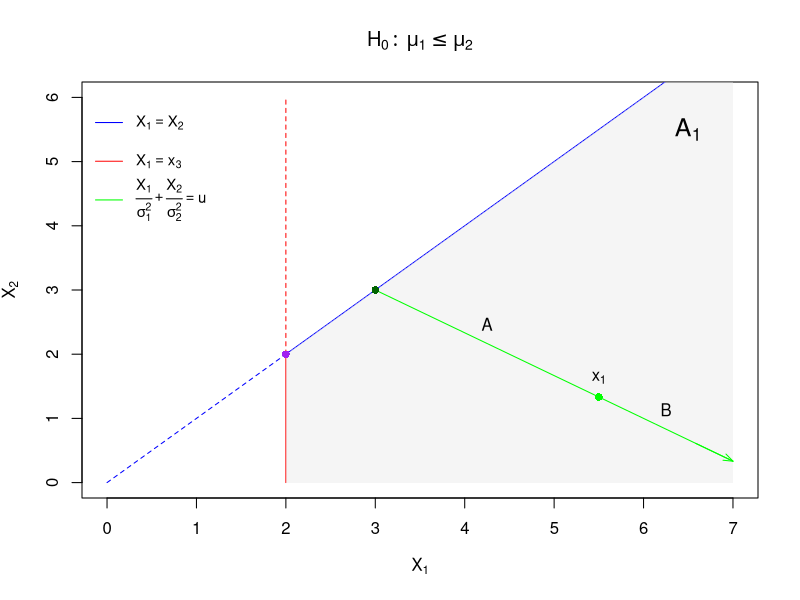

Write the R code that produced this figure.
png(file.path(here::here(), "Figures", "line_segments_12.png"),
    width = 2000, height = 1250, res = 300)

# Define parameters
x3 <- 2      # Vertical line at X_3
S1 <- 6      # Coefficient for X_1 in the slope line equation
S2 <- 4      # Coefficient for X_2 in the slope line equation
u <- 5       # Constant for the slope line equation

# Calculate intersection points
x_intersect_green <- S1 * u / (S1 + S2)  # Intersection of green line with X_1 = X_2
x_intersect_x3 <- x3                     # Intersection of X_1 = X_2 with X_3

# Ensure the green line intersects after the vertical X_3 line
if (x_intersect_green <= x3) {
  stop("Adjust u or coefficients to ensure green line intersects to the right of x3.")
}

# Set up the plot range
xlim <- c(0, 7)
ylim <- c(0, 6)

# Create the plot
plot(
  1, type = "n", xlim = xlim, ylim = ylim,
  xlab = expression(X[1]), ylab = expression(X[2]),
  main = expression(H[0]: ~ mu[1] <= mu[2])
)

# Draw X_1 = X_2 line
segments(0, 0, x_intersect_x3, x_intersect_x3, col = "blue", lty = 2)  # Dashed before X_3
segments(x_intersect_x3, x_intersect_x3, xlim[2], xlim[2], col = "blue", lty = 1)  # Solid after X_3

# Draw vertical line X_3
segments(x3, 0, x3, x_intersect_x3, col = "red", lty = 1)   # Solid before X_1 = X_2
segments(x3, x_intersect_x3, x3, ylim[2], col = "red", lty = 2)   # Dashed after X_1 = X_2

# Shade the area between the red and blue lines
x_shade <- seq(x3, xlim[2], length.out = 100)
y_shade <- pmax(x_shade, x3)
polygon(
  c(x_shade, rev(x_shade)),
  c(rep(0, length(x_shade)), rev(y_shade)),
  col = rgb(0.9, 0.9, 0.9, 0.4),
  border = NA
)

# Draw the sloped line: X_1/S1 + X_2/S2 = u
curve(
  u - (x / S1) * S2,
  from = x_intersect_green, to = xlim[2],
  add = TRUE, col = "green", lty = 1
)

# Endpoint where x = xlim[2]
arrow_x_end <- xlim[2]
arrow_y_end <- u - (arrow_x_end / S1) * S2

# Slope of green line
slope <- -S2 / S1

# Direction vector (dx, dy) = (1, slope)
# Scale it so the arrow segment is a manageable length (e.g., 0.5 units)
dir_x <- 1
dir_y <- slope
mag <- sqrt(dir_x^2 + dir_y^2)
arrow_length <- 0.5
scale <- arrow_length / mag

# Draw the arrow in the direction of the line
arrows(
  x0 = arrow_x_end - scale * dir_x,
  y0 = arrow_y_end - scale * dir_y,
  x1 = arrow_x_end,
  y1 = arrow_y_end,
  length = 0.1,    # size of the arrowhead
  angle = 20,      # angle of the arrowhead
  col = "green"
)

# Add a point at observed x1 on the green line
x1 <- 5.5
y1 <- u - (x1 / S1) * S2
points(x1, y1, col = "green", pch = 16)

# Add "A" above the green line at x = 4
x_A <- (x_intersect_green+x1)/2
y_A <- u - (x_A / S1) * S2
text(x_A, y_A + 0.3, "A", col = "black")

# Add "B" above the green line at x = 6
x_B <- (x1 + xlim[2])/2
y_B <- u - (x_B / S1) * S2
text(x_B, y_B + 0.3, "B", col = "black")

# Change "A1" to subscript notation A[1]
text(6.5, 5.5, expression(A[1]), col = "black", cex=1.5)

# Another label at x1, above the green line

text(x1, y1 + 0.3, expression(x[1]), col = "black")

# Highlight intersection points
points(x3, x3, col = "purple", pch = 16)               # Intersection X_3 with X_1=X_2
points(x_intersect_green, x_intersect_green, 
       col = "darkgreen", pch = 16)                    # Intersection X_1=X_2 with the green line

# Legend with less top space and updated sigma notation
legend(
  "topleft",
  legend = c(
    expression(X[1] == X[2]),
    expression(X[1] == x[3]),
    expression(frac(X[1], sigma[1]^2) + frac(X[2], sigma[2]^2) == u)
  ),
  col = c("blue", "red", "green"),
  lty = c(1, 1, 1),
  bty = "n",            # No box around the legend
  cex = 0.9,            # Slightly smaller text
  y.intersp = 0.8       # Reduce vertical spacing
)

dev.off()